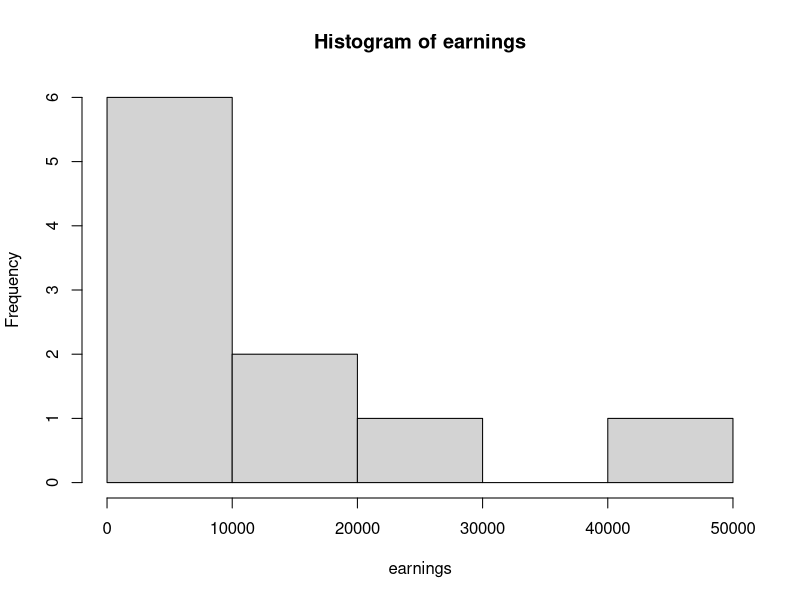
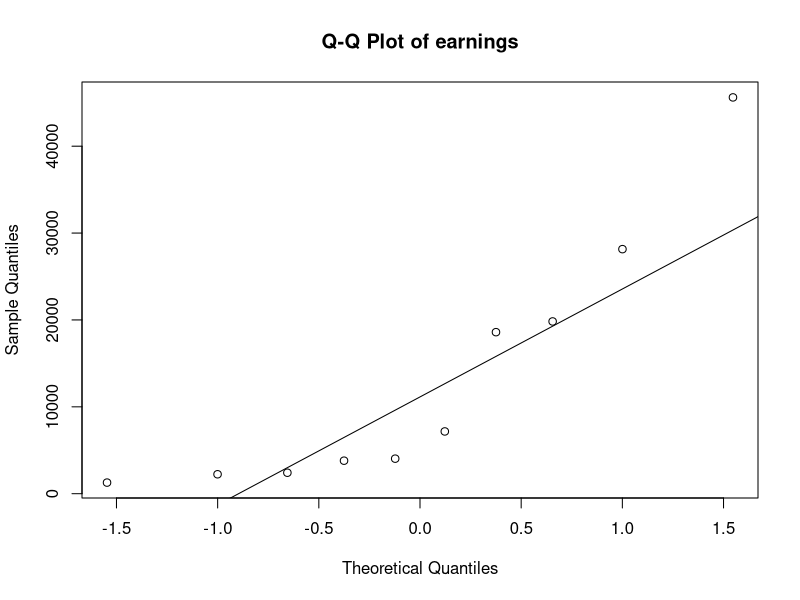
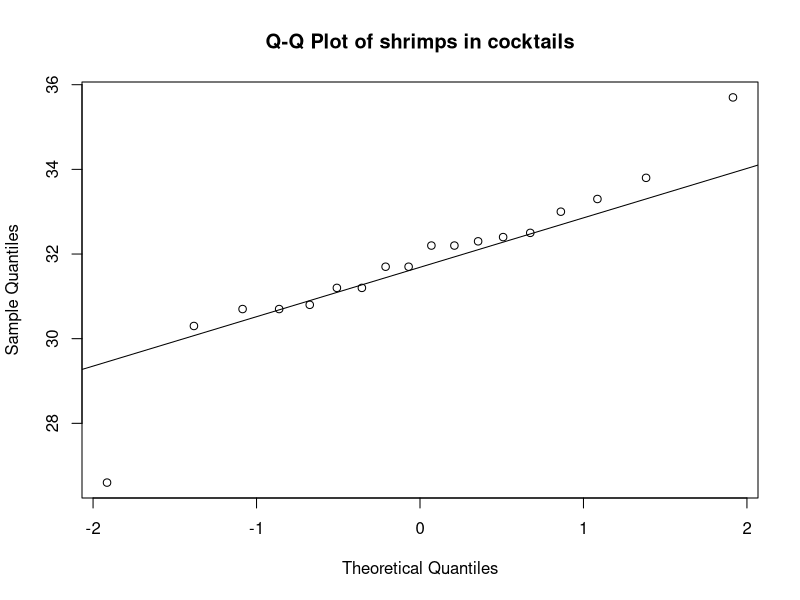
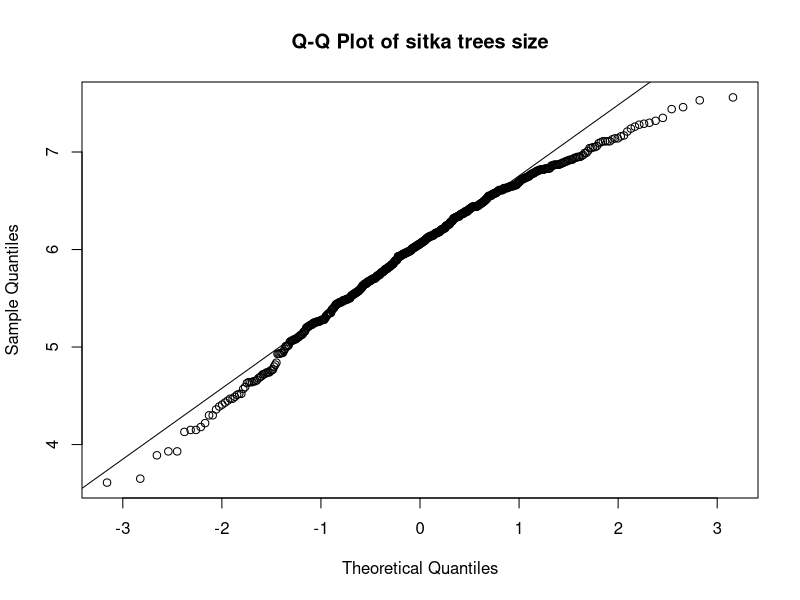
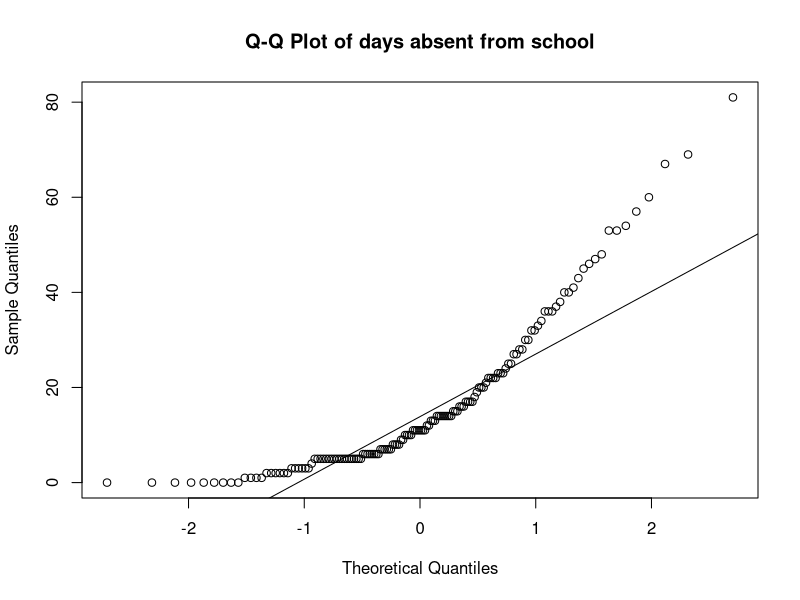

R code for these plots, in order:
# DATA
earnings = c(45617,7166,18594,2236,1278,19828,4033,28151,2414,3800);
earnings.sd = 15000;

# A
earnings.mean = mean(earnings);
earnings.se = earnings.sd / sqrt(length(earnings));

cat("Earnings mean: ", earnings.mean, "\n");
cat("Earnings standard derivation: ", earnings.sd, "\n");
cat("Earnings standard error: ", earnings.se, "\n");

earnings.interval1 = 0.1;
earnings.ci1.margin = qnorm(p = (1 - earnings.interval1 / 2)) * earnings.se;
earnings.ci1 = earnings.mean + c(-1,1) * earnings.ci1.margin;

print("Confidence interval for 0.9 assuming normal distribution:");
print(earnings.ci1);

earnings.interval2 = 0.05;
earnings.ci2.margin = qnorm(p = (1 - earnings.interval2 / 2)) * earnings.se;
earnings.ci2 = earnings.mean + c(-1,1) * earnings.ci2.margin;

print("Confidence interval for 0.95 assuming normal distribution:");
print(earnings.ci2);

# B
earnings.sd = sd(earnings);
earnings.se = earnings.sd / sqrt(length(earnings));

cat("Earnings standard derivation: ", earnings.sd, "\n");
cat("Earnings standard error: ", earnings.se, "\n");

earnings.interval1 = 0.1;
earnings.ci1.margin = qt(p = (1 - earnings.interval1 / 2),
                         df = length(earnings) - 1) * earnings.se;
earnings.ci1 = earnings.mean + c(-1,1) * earnings.ci1.margin;

print("Confidence interval for 0.9 assuming Student's t-distribution:");
print(earnings.ci1);

earnings.interval2 = 0.05;
earnings.ci2.margin = qt(p = (1 - earnings.interval2 / 2),
                         df = length(earnings) - 1) * earnings.se;
earnings.ci2 = earnings.mean + c(-1,1) * earnings.ci2.margin;

print("Confidence interval for 0.95 assuming Student's t-distribution:");
print(earnings.ci2);

# C
my_bootstrap = function(data) {
    n = length(data);
    means = c();

    for (i in 1:10000) {
        rands = sample(1:n, n, replace = T);
        xs = data[rands];

        means = append(means, mean(xs));
    }

    return(means);
}

png(file = "plots/earnings_hist.png");
hist(earnings);
dev.off();

png(file = "plots/earnings_qq.png");
qqnorm(earnings, main = "Q-Q Plot of earnings");
qqline(earnings);
dev.off();

earnings.bootstrap = my_bootstrap(earnings);
earnings.bootstrap.mean = mean(earnings.bootstrap);

cat("Earnings mean (bootstrap): ", earnings.bootstrap.mean, "\n");

print("Confidence interval for 0.9:");
quantile(earnings.bootstrap, probs = c(0.05, 0.95));
print("Confidence interval for 0.95:");
quantile(earnings.bootstrap, probs = c(0.025, 0.975));

# 2
library(MASS);

adv_bootstrap = function(data, f) {
    n = length(data);
    result = c();

    for (i in 1:10000) {
        rands = sample(1:n, n, replace = T);
        xs = data[rands];

        result = append(result, f(xs));
    }

    return(result);
}

# CASE 1

png(file = "plots/shrimps_qq.png");
qqnorm(shrimp, main = "Q-Q Plot of shrimps in cocktails");
qqline(shrimp);
dev.off();

shrimps.bootstrap.mean = adv_bootstrap(shrimp, mean);
shrimps.bootstrap.sd = adv_bootstrap(shrimp, sd);
shrimps.bootstrap.var = shrimps.bootstrap.sd ^ 2;

print("Confidence intervals for 0.95 for shrimps:");
print("Mean:");
quantile(shrimps.bootstrap.mean, probs = c(0.025, 0.975));
print("Standard deviation:");
quantile(shrimps.bootstrap.sd, probs = c(0.025, 0.975));
print("Standard error:");
quantile(shrimps.bootstrap.var, probs = c(0.025, 0.975));

# CASE 2
png(file = "plots/sitkasize_qq.png");
qqnorm(Sitka89$size, main = "Q-Q Plot of sitka trees size");
qqline(Sitka89$size);
dev.off();

sitkasize.bootstrap.mean = adv_bootstrap(Sitka89$size, mean);
sitkasize.bootstrap.sd = adv_bootstrap(Sitka89$size, sd);
sitkasize.bootstrap.var = sitkasize.bootstrap.sd ^ 2;

print("Confidence intervals for 0.95 for sitka size:");
print("Mean:");
quantile(sitkasize.bootstrap.mean, probs = c(0.025, 0.975));
print("Standard deviation:");
quantile(sitkasize.bootstrap.sd, probs = c(0.025, 0.975));
print("Standard error:");
quantile(sitkasize.bootstrap.var, probs = c(0.025, 0.975));

# CASE 3
png(file = "plots/quineabsent_qq.png");
qqnorm(quine$Days, main = "Q-Q Plot of days absent from school");
qqline(quine$Days);
dev.off();

quineabsent.bootstrap.mean = adv_bootstrap(quine$Days, mean);
quineabsent.bootstrap.sd = adv_bootstrap(quine$Days, sd);
quineabsent.bootstrap.var = quineabsent.bootstrap.sd ^ 2;

print("Confidence intervals for 0.95 for absent days:");
print("Mean:");
quantile(quineabsent.bootstrap.mean, probs = c(0.025, 0.975));
print("Standard deviation:");
quantile(quineabsent.bootstrap.sd, probs = c(0.025, 0.975));
print("Standard error:");
quantile(quineabsent.bootstrap.var, probs = c(0.025, 0.975));
